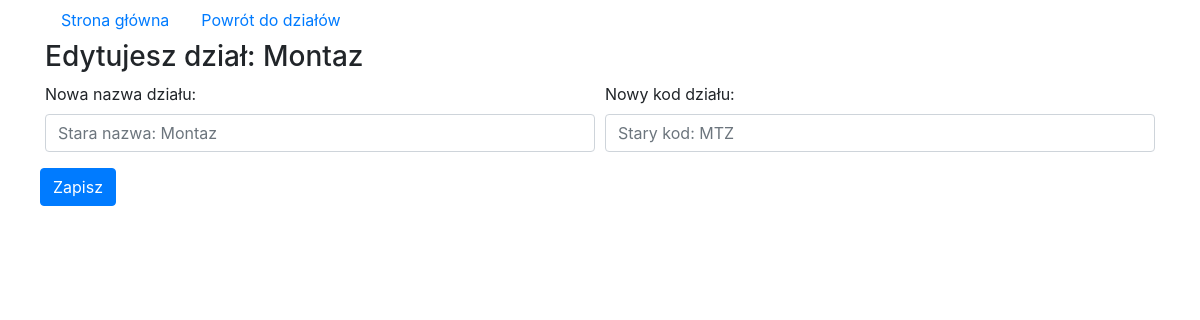
Page /crud/dzialy/1/edit on the committed database.
### crud/models.py (models this page shows, shortened)
class Dzial(models.Model):
  name = models.CharField(max_length=25, null=False, blank=False)
  department_code = models.CharField(max_length=5, null=False, blank=False)

### crud/views.py (the view)
# urls.py: path('dzialy/<int:dzial_id>/edit', views.dzial_edit, name = 'dzial_edit'),
def dzial_edit(request, dzial_id):
  dzial = get_object_or_404(Dzial, pk = dzial_id)
  context = {'dzial': dzial}
  return render(request, 'crud/dzialEdit.html', context)

### crud/templates/crud/dzialEdit.html (shortened to what this page needs)
<!DOCTYPE html>
<html>
  <head>
    <link rel="stylesheet" href="https://stackpath.bootstrapcdn.com/bootstrap/4.3.1/css/bootstrap.min.css">
  </head>
  <body>
    <div class="container">
      <nav class="nav">
        <a class="nav-link active" href="/crud">Strona główna</a>
        <a class="nav-link active" href="/crud/dzialy">Powrót do działów</a>
      </nav>
      <h3>Edytujesz dział: {{ dzial.name }}</h3>
      <form action="{% url 'crud:dzial_to_edit' dzial.pk %}" method="POST">
        <div class="form-row">
          <div class="form-group col">
            <label for="inputName">Nowa nazwa działu:</label>
            <input type="text" name="departmentName" value="{{ dzial_name }}" class="form-control" id="departmentName" placeholder="Stara nazwa: {{ dzial.name }}">
          </div>
          <div class="form-group col">
            <label for="departmentCode">Nowy kod działu:</label>
            <input type="text" name="departmentCode" value="{{ department_code }}" class="form-control" id="departmentCode" placeholder="Stary kod: {{ dzial.department_code }}">
          </div>
        </div>
        <div class="form-row">
          <button type="submit" class="btn btn-primary">Zapisz</button>
        </div>
      </form>
    </div>
  </body>
</html>

### rows in the picture
Dzial: name "Montaz", departmentName "Stara nazwa: Montaz", departmentCode "Stary kod: MTZ"
